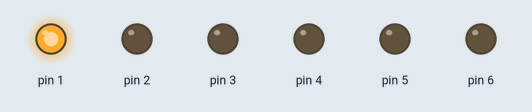
Recording of a sketch running on a simulated Arduino Uno, built with avr-gcc and run on an emulated ATmega328P. Shown: output pins drawn as LEDs (lit = HIGH).

Above: at 0.1 s.
At 1.3 s:
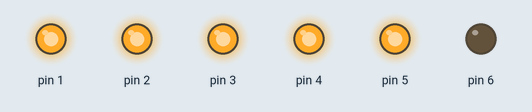
At 2.6 s:
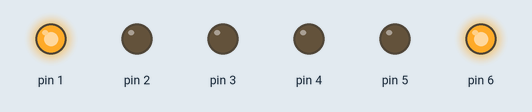
At 3.4 s:
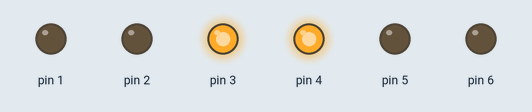
At 3.8 s:
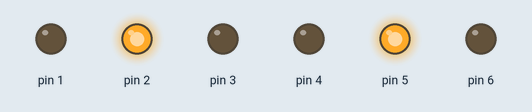
At 5.5 s:
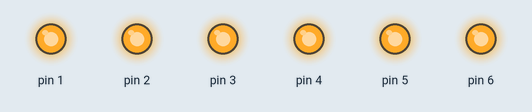
Timing chart, 0 to 5.8 s (numbered marks = the images above):
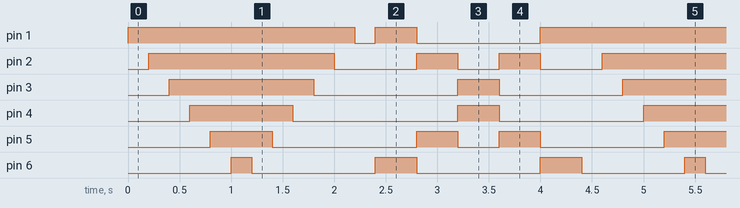

Measured:
- by itself, pin 1: repeats every 4.4 s: LOW 0.20 s, HIGH 0.40 s, LOW 1.2 s, HIGH 2.6 s
- by itself, pin 2: repeats every 4.4 s: LOW 0.80 s, HIGH 0.40 s, LOW 0.40 s, HIGH 0.40 s, LOW 0.60 s, HIGH 1.8 s
- by itself, pin 3: repeats every 4.4 s: LOW 1.4 s, HIGH 0.40 s, LOW 1.2 s, HIGH 1.4 s
- by itself, pin 4: repeats every 4.4 s: LOW 1.6 s, HIGH 0.40 s, LOW 1.4 s, HIGH 1.0 s
- by itself, pin 5: repeats every 4.4 s: LOW 1.4 s, HIGH 0.40 s, LOW 0.40 s, HIGH 0.40 s, LOW 1.2 s, HIGH 0.60 s
- by itself, pin 6: repeats every 4.4 s: 2 × (LOW 1.2 s, HIGH 0.40 s), LOW 1.0 s, HIGH 0.20 s

The sketch:

6_LED_Blink.ino
```cpp
int Led1 = 1;
int Led2 = 2;
int Led3 = 3;
int Led4 = 4;
int Led5 = 5;
int Led6 = 6;

void style_1(void){
  unsigned char j;
  for(j=1; j<=6; j++){
    digitalWrite(j, HIGH);
    delay(200);
   }

   for(j=6; j>=1; j--){
    digitalWrite(j,LOW);
    delay(200);
   }
}

void style_2(void){
  unsigned char j, k;
  k = 5;
  for(j=1; j<=3; j++){
    digitalWrite(j, HIGH);
    digitalWrite(j+k, HIGH);
    delay(400);
    digitalWrite(j, LOW);
    digitalWrite(j + k, LOW);
    k -= 2;
  }
  k = 3;
  for(j=2;j>=1;j--){
    digitalWrite(j,HIGH);
    digitalWrite(j+k,HIGH);
    delay(400);
    digitalWrite(j,LOW);
    digitalWrite(j+k,LOW);
    k+=2;
  }
}

void setup(){
  unsigned char i;
  for(i = 1; i<=6; i++)
    pinMode(i,OUTPUT);
}

void loop(){
  style_1();
  style_2();
}
```
